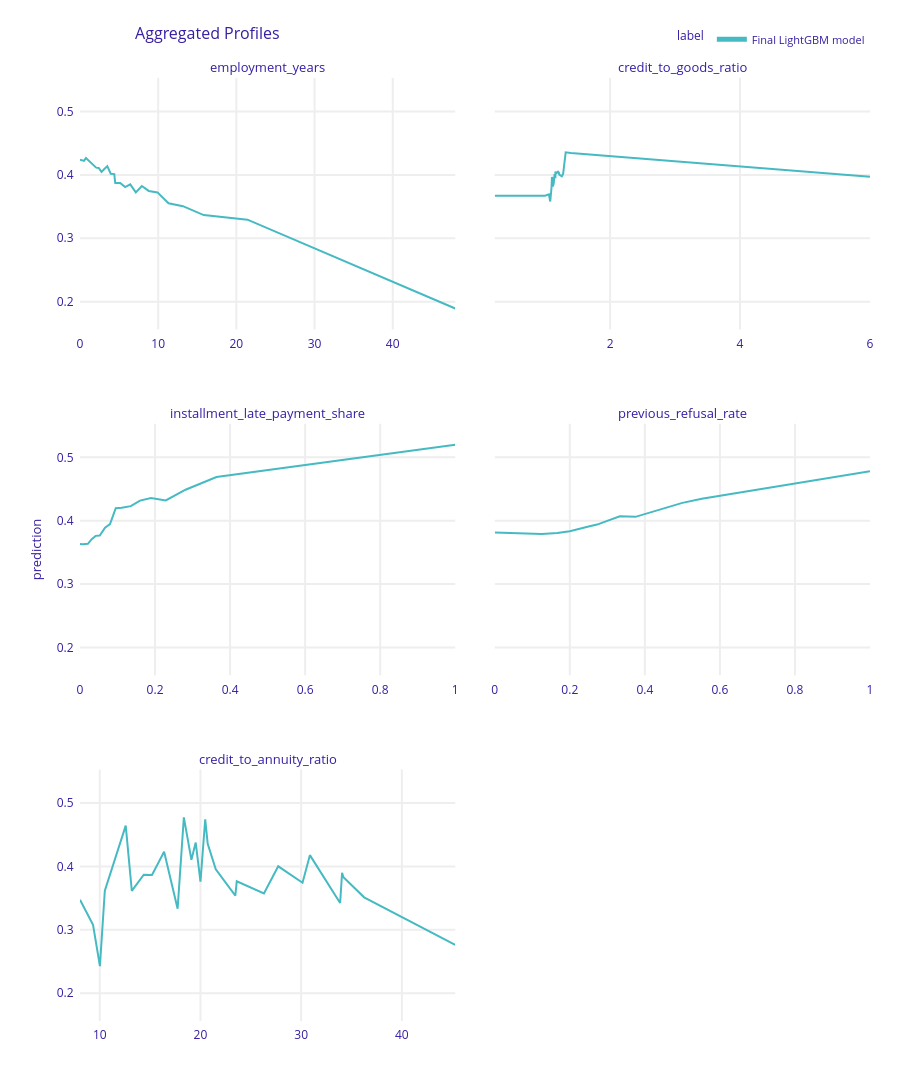

This figure's notebook cell:
### Code cell
# DALEX Partial Dependence Profiles
# We focus on mutable features because they are the features later used in counterfactual explanations.

dalex_profile_variables = [
    col for col in features_to_vary
    if col in selected_feature_names
]

print("Variables used for DALEX PDP profiles:")
print(dalex_profile_variables)

dalex_partial_profiles = dalex_explainer.model_profile(
    type="partial",
    variables=dalex_profile_variables,
    N=min(1000, len(dalex_X)),
    grid_points=31,
    variable_splits_type="quantiles",
    random_state=RANDOM_SEED,
    verbose=False,
)

print("DALEX Partial Dependence result preview:")
display(dalex_partial_profiles.result.head(20))

try:
    fig = dalex_partial_profiles.plot(show=False)
    fig.show()
except TypeError:
    dalex_partial_profiles.plot()

### Figure 1 — Plotly figure (JSON) as saved in the notebook; plotly's stock layout.template omitted (floating-point values rounded to 4 significant figures)
{"data": [{"customdata": [[0.3888, "Final LightGBM model", "employment_years"], [0.3888, "Final LightGBM model", "employment_years"], [0.3888, "Final LightGBM model", "employment_years"], [0.3888, "Final LightGBM model", "employment_years"], [0.3888, "Final LightGBM model", "employment_years"], [0.3888, "Final LightGBM model", "employment_years"], [0.3888, "Final LightGBM model", "employment_years"], [0.3888, "Final LightGBM model", "employment_years"], [0.3888, "Final LightGBM model", "employment_years"], [0.3888, "Final LightGBM model", "employment_years"], [0.3888, "Final LightGBM model", "employment_years"], [0.3888, "Final LightGBM model", "employment_years"], [0.3888, "Final LightGBM model", "employment_years"], [0.3888, "Final LightGBM model", "employment_years"], [0.3888, "Final LightGBM model", "employment_years"], [0.3888, "Final LightGBM model", "employment_years"], [0.3888, "Final LightGBM model", "employment_years"], [0.3888, "Final LightGBM model", "employment_years"], [0.3888, "Final LightGBM model", "employment_years"], [0.3888, "Final LightGBM model", "employment_years"], [0.3888, "Final LightGBM model", "employment_years"], [0.3888, "Final LightGBM model", "employment_years"], [0.3888, "Final LightGBM model", "employment_years"], [0.3888, "Final LightGBM model", "employment_years"], [0.3888, "Final LightGBM model", "employment_years"], [0.3888, "Final LightGBM model", "employment_years"], [0.3888, "Final LightGBM model", "employment_years"]], "hovertemplate": "<b>%{hovertext}</b><br><br>prediction=%{y:.3f}<br>mean_prediction=%{customdata[0]:.3f}<extra></extra>", "hovertext": ["Final LightGBM model", "Final LightGBM model", "Final LightGBM model", "Final LightGBM model", "Final LightGBM model", "Final LightGBM model", "Final LightGBM model", "Final LightGBM model", "Final LightGBM model", "Final LightGBM model", "Final LightGBM model", "Final LightGBM model", "Final LightGBM model", "Final LightGBM model", "Final LightGBM model", "Final LightGBM model", "Final LightGBM model", "Final LightGBM model", "Final LightGBM model", "Final LightGBM model", "Final LightGBM model", "Final LightGBM model", "Final LightGBM model", "Final LightGBM model", "Final LightGBM model", "Final LightGBM model", "Final LightGBM model"], "legendgroup": "Final LightGBM model", "line": {"color": "#46bac2", "dash": "solid", "width": 2}, "marker": {"symbol": "circle"}, "mode": "lines", "name": "Final LightGBM model", "opacity": 1, "orientation": "v", "showlegend": true, "type": "scatter", "x": [0.0, 0.5091, 0.7611, 1.073, 1.396, 1.728, 2.067, 2.398, 2.751, 3.11, 3.493, 3.932, 4.386, 4.512, 4.613, 5.142, 5.777, 6.428, 7.14, 7.91, 8.797, 9.909, 11.33, 13.17, 15.83, 21.42, 48.0], "xaxis": "x5", "y": [0.424, 0.4222, 0.4265, 0.423, 0.4198, 0.4168, 0.4115, 0.4111, 0.4048, 0.4094, 0.4138, 0.4018, 0.4013, 0.3862, 0.3875, 0.3874, 0.3807, 0.3851, 0.3725, 0.3825, 0.3747, 0.3724, 0.3552, 0.3506, 0.3366, 0.3294, 0.1892], "yaxis": "y5"}, {"customdata": [[0.3888, "Final LightGBM model", "credit_to_goods_ratio"], [0.3888, "Final LightGBM model", "credit_to_goods_ratio"], [0.3888, "Final LightGBM model", "credit_to_goods_ratio"], [0.3888, "Final LightGBM model", "credit_to_goods_ratio"], [0.3888, "Final LightGBM model", "credit_to_goods_ratio"], [0.3888, "Final LightGBM model", "credit_to_goods_ratio"], [0.3888, "Final LightGBM model", "credit_to_goods_ratio"], [0.3888, "Final LightGBM model", "credit_to_goods_ratio"], [0.3888, "Final LightGBM model", "credit_to_goods_ratio"], [0.3888, "Final LightGBM model", "credit_to_goods_ratio"], [0.3888, "Final LightGBM model", "credit_to_goods_ratio"], [0.3888, "Final LightGBM model", "credit_to_goods_ratio"], [0.3888, "Final LightGBM model", "credit_to_goods_ratio"], [0.3888, "Final LightGBM model", "credit_to_goods_ratio"], [0.3888, "Final LightGBM model", "credit_to_goods_ratio"], [0.3888, "Final LightGBM model", "credit_to_goods_ratio"], [0.3888, "Final LightGBM model", "credit_to_goods_ratio"], [0.3888, "Final LightGBM model", "credit_to_goods_ratio"], [0.3888, "Final LightGBM model", "credit_to_goods_ratio"], [0.3888, "Final LightGBM model", "credit_to_goods_ratio"], [0.3888, "Final LightGBM model", "credit_to_goods_ratio"]], "hovertemplate": "<b>%{hovertext}</b><br><br>prediction=%{y:.3f}<br>mean_prediction=%{customdata[0]:.3f}<extra></extra>", "hovertext": ["Final LightGBM model", "Final LightGBM model", "Final LightGBM model", "Final LightGBM model", "Final LightGBM model", "Final LightGBM model", "Final LightGBM model", "Final LightGBM model", "Final LightGBM model", "Final LightGBM model", "Final LightGBM model", "Final LightGBM model", "Final LightGBM model", "Final LightGBM model", "Final LightGBM model", "Final LightGBM model", "Final LightGBM model", "Final LightGBM model", "Final LightGBM model", "Final LightGBM model", "Final LightGBM model"], "legendgroup": "Final LightGBM model", "line": {"color": "#46bac2", "dash": "solid", "width": 2}, "marker": {"symbol": "circle"}, "mode": "lines", "name": "Final LightGBM model", "opacity": 1, "orientation": "v", "showlegend": false, "type": "scatter", "x": [0.225, 1.0, 1.058, 1.079, 1.099, 1.106, 1.119, 1.119, 1.132, 1.145, 1.158, 1.158, 1.166, 1.198, 1.211, 1.218, 1.257, 1.277, 1.317, 1.396, 6.0], "xaxis": "x6", "y": [0.3672, 0.3672, 0.3693, 0.3581, 0.3805, 0.3967, 0.3931, 0.3818, 0.3863, 0.4015, 0.3948, 0.4052, 0.402, 0.4051, 0.4038, 0.4006, 0.3978, 0.4016, 0.4356, 0.4346, 0.3972], "yaxis": "y6"}, {"customdata": [[0.3888, "Final LightGBM model", "installment_late_payment_share"], [0.3888, "Final LightGBM model", "installment_late_payment_share"], [0.3888, "Final LightGBM model", "installment_late_payment_share"], [0.3888, "Final LightGBM model", "installment_late_payment_share"], [0.3888, "Final LightGBM model", "installment_late_payment_share"], [0.3888, "Final LightGBM model", "installment_late_payment_share"], [0.3888, "Final LightGBM model", "installment_late_payment_share"], [0.3888, "Final LightGBM model", "installment_late_payment_share"], [0.3888, "Final LightGBM model", "installment_late_payment_share"], [0.3888, "Final LightGBM model", "installment_late_payment_share"], [0.3888, "Final LightGBM model", "installment_late_payment_share"], [0.3888, "Final LightGBM model", "installment_late_payment_share"], [0.3888, "Final LightGBM model", "installment_late_payment_share"], [0.3888, "Final LightGBM model", "installment_late_payment_share"], [0.3888, "Final LightGBM model", "installment_late_payment_share"], [0.3888, "Final LightGBM model", "installment_late_payment_share"], [0.3888, "Final LightGBM model", "installment_late_payment_share"]], "hovertemplate": "<b>%{hovertext}</b><br><br>prediction=%{y:.3f}<br>mean_prediction=%{customdata[0]:.3f}<extra></extra>", "hovertext": ["Final LightGBM model", "Final LightGBM model", "Final LightGBM model", "Final LightGBM model", "Final LightGBM model", "Final LightGBM model", "Final LightGBM model", "Final LightGBM model", "Final LightGBM model", "Final LightGBM model", "Final LightGBM model", "Final LightGBM model", "Final LightGBM model", "Final LightGBM model", "Final LightGBM model", "Final LightGBM model", "Final LightGBM model"], "legendgroup": "Final LightGBM model", "line": {"color": "#46bac2", "dash": "solid", "width": 2}, "marker": {"symbol": "circle"}, "mode": "lines", "name": "Final LightGBM model", "opacity": 1, "orientation": "v", "showlegend": false, "type": "scatter", "x": [0.0, 0.007463, 0.02094, 0.03125, 0.04167, 0.05263, 0.06667, 0.08, 0.09524, 0.1111, 0.1353, 0.16, 0.1892, 0.2286, 0.2812, 0.3636, 1.0], "xaxis": "x3", "y": [0.3631, 0.3628, 0.3635, 0.3709, 0.3761, 0.3765, 0.389, 0.3946, 0.4198, 0.4203, 0.4229, 0.4317, 0.4356, 0.4319, 0.4488, 0.4688, 0.5199], "yaxis": "y3"}, {"customdata": [[0.3888, "Final LightGBM model", "previous_refusal_rate"], [0.3888, "Final LightGBM model", "previous_refusal_rate"], [0.3888, "Final LightGBM model", "previous_refusal_rate"], [0.3888, "Final LightGBM model", "previous_refusal_rate"], [0.3888, "Final LightGBM model", "previous_refusal_rate"], [0.3888, "Final LightGBM model", "previous_refusal_rate"], [0.3888, "Final LightGBM model", "previous_refusal_rate"], [0.3888, "Final LightGBM model", "previous_refusal_rate"], [0.3888, "Final LightGBM model", "previous_refusal_rate"], [0.3888, "Final LightGBM model", "previous_refusal_rate"], [0.3888, "Final LightGBM model", "previous_refusal_rate"]], "hovertemplate": "<b>%{hovertext}</b><br><br>prediction=%{y:.3f}<br>mean_prediction=%{customdata[0]:.3f}<extra></extra>", "hovertext": ["Final LightGBM model", "Final LightGBM model", "Final LightGBM model", "Final LightGBM model", "Final LightGBM model", "Final LightGBM model", "Final LightGBM model", "Final LightGBM model", "Final LightGBM model", "Final LightGBM model", "Final LightGBM model"], "legendgroup": "Final LightGBM model", "line": {"color": "#46bac2", "dash": "solid", "width": 2}, "marker": {"symbol": "circle"}, "mode": "lines", "name": "Final LightGBM model", "opacity": 1, "orientation": "v", "showlegend": false, "type": "scatter", "x": [0.0, 0.125, 0.1667, 0.2, 0.25, 0.2727, 0.3333, 0.375, 0.5, 0.5517, 1.0], "xaxis": "x4", "y": [0.3815, 0.3791, 0.3807, 0.3835, 0.3908, 0.3939, 0.4071, 0.4061, 0.4281, 0.4347, 0.4781], "yaxis": "y4"}, {"customdata": [[0.3888, "Final LightGBM model", "credit_to_annuity_ratio"], [0.3888, "Final LightGBM model", "credit_to_annuity_ratio"], [0.3888, "Final LightGBM model", "credit_to_annuity_ratio"], [0.3888, "Final LightGBM model", "credit_to_annuity_ratio"], [0.3888, "Final LightGBM model", "credit_to_annuity_ratio"], [0.3888, "Final LightGBM model", "credit_to_annuity_ratio"], [0.3888, "Final LightGBM model", "credit_to_annuity_ratio"], [0.3888, "Final LightGBM model", "credit_to_annuity_ratio"], [0.3888, "Final LightGBM model", "credit_to_annuity_ratio"], [0.3888, "Final LightGBM model", "credit_to_annuity_ratio"], [0.3888, "Final LightGBM model", "credit_to_annuity_ratio"], [0.3888, "Final LightGBM model", "credit_to_annuity_ratio"], [0.3888, "Final LightGBM model", "credit_to_annuity_ratio"], [0.3888, "Final LightGBM model", "credit_to_annuity_ratio"], [0.3888, "Final LightGBM model", "credit_to_annuity_ratio"], [0.3888, "Final LightGBM model", "credit_to_annuity_ratio"], [0.3888, "Final LightGBM model", "credit_to_annuity_ratio"], [0.3888, "Final LightGBM model", "credit_to_annuity_ratio"], [0.3888, "Final LightGBM model", "credit_to_annuity_ratio"], [0.3888, "Final LightGBM model", "credit_to_annuity_ratio"], [0.3888, "Final LightGBM model", "credit_to_annuity_ratio"], [0.3888, "Final LightGBM model", "credit_to_annuity_ratio"], [0.3888, "Final LightGBM model", "credit_to_annuity_ratio"], [0.3888, "Final LightGBM model", "credit_to_annuity_ratio"], [0.3888, "Final LightGBM model", "credit_to_annuity_ratio"], [0.3888, "Final LightGBM model", "credit_to_annuity_ratio"], [0.3888, "Final LightGBM model", "credit_to_annuity_ratio"], [0.3888, "Final LightGBM model", "credit_to_annuity_ratio"], [0.3888, "Final LightGBM model", "credit_to_annuity_ratio"]], "hovertemplate": "<b>%{hovertext}</b><br><br>prediction=%{y:.3f}<br>mean_prediction=%{customdata[0]:.3f}<extra></extra>", "hovertext": ["Final LightGBM model", "Final LightGBM model", "Final LightGBM model", "Final LightGBM model", "Final LightGBM model", "Final LightGBM model", "Final LightGBM model", "Final LightGBM model", "Final LightGBM model", "Final LightGBM model", "Final LightGBM model", "Final LightGBM model", "Final LightGBM model", "Final LightGBM model", "Final LightGBM model", "Final LightGBM model", "Final LightGBM model", "Final LightGBM model", "Final LightGBM model", "Final LightGBM model", "Final LightGBM model", "Final LightGBM model", "Final LightGBM model", "Final LightGBM model", "Final LightGBM model", "Final LightGBM model", "Final LightGBM model", "Final LightGBM model", "Final LightGBM model"], "legendgroup": "Final LightGBM model", "line": {"color": "#46bac2", "dash": "solid", "width": 2}, "marker": {"symbol": "circle"}, "mode": "lines", "name": "Final LightGBM model", "opacity": 1, "orientation": "v", "showlegend": false, "type": "scatter", "x": [8.037, 9.331, 10.01, 10.5, 12.58, 13.18, 14.37, 15.19, 16.39, 17.73, 18.35, 19.1, 19.53, 20.0, 20.47, 20.72, 21.52, 23.46, 23.6, 25.16, 26.3, 27.72, 30.14, 30.87, 33.87, 34.06, 34.2, 36.25, 45.3], "xaxis": "x", "y": [0.3473, 0.3078, 0.2428, 0.3618, 0.4644, 0.3613, 0.3871, 0.3866, 0.4233, 0.3332, 0.4775, 0.4105, 0.4377, 0.3759, 0.4744, 0.4358, 0.3956, 0.354, 0.3766, 0.3659, 0.3573, 0.4002, 0.3743, 0.4179, 0.3424, 0.39, 0.3829, 0.3513, 0.2762], "yaxis": "y"}], "layout": {"annotations": [{"font": {"size": 13}, "showarrow": false, "text": "credit_to_annuity_ratio", "x": 0.2375, "xanchor": "center", "xref": "paper", "y": 0.2667, "yanchor": "bottom", "yref": "paper"}, {"font": {"size": 13}, "showarrow": false, "text": "installment_late_payment_share", "x": 0.2375, "xanchor": "center", "xref": "paper", "y": 0.6333, "yanchor": "bottom", "yref": "paper"}, {"font": {"size": 13}, "showarrow": false, "text": "previous_refusal_rate", "x": 0.7625, "xanchor": "center", "xref": "paper", "y": 0.6333, "yanchor": "bottom", "yref": "paper"}, {"font": {"size": 13}, "showarrow": false, "text": "employment_years", "x": 0.2375, "xanchor": "center", "xref": "paper", "y": 1, "yanchor": "bottom", "yref": "paper"}, {"font": {"size": 13}, "showarrow": false, "text": "credit_to_goods_ratio", "x": 0.7625, "xanchor": "center", "xref": "paper", "y": 1, "yanchor": "bottom", "yref": "paper"}, {"font": {"size": 13}, "showarrow": false, "text": "prediction", "textangle": -90, "x": -0.07, "xref": "paper", "y": 0.5, "yref": "paper"}], "font": {"color": "#371ea3"}, "height": 1169, "hovermode": "x unified", "legend": {"font": {"size": 11}, "itemsizing": "constant", "orientation": "h", "title": {"font": {"size": 12}, "text": "label"}, "tracegroupgap": 0, "x": 1, "xanchor": "right", "y": 1.026, "yanchor": "bottom"}, "margin": {"b": 71, "r": 30, "t": 78}, "title": {"font": {"size": 16}, "text": "Aggregated Profiles", "x": 0.15}, "xaxis": {"anchor": "y", "automargin": true, "domain": [0, 0.475], "fixedrange": true, "gridwidth": 2, "showticklabels": true, "tickcolor": "white", "ticklen": 3, "ticks": "outside", "title": {"text": ""}, "type": "linear", "zeroline": false}, "xaxis2": {"anchor": "y2", "automargin": true, "domain": [0.525, 1], "fixedrange": true, "gridwidth": 2, "showticklabels": true, "tickcolor": "white", "ticklen": 3, "ticks": "outside", "title": {"text": ""}, "type": "linear", "zeroline": false}, "xaxis3": {"anchor": "y3", "automargin": true, "domain": [0, 0.475], "fixedrange": true, "gridwidth": 2, "showticklabels": true, "tickcolor": "white", "ticklen": 3, "ticks": "outside", "title": {"text": ""}, "type": "linear", "zeroline": false}, "xaxis4": {"anchor": "y4", "automargin": true, "domain": [0.525, 1], "fixedrange": true, "gridwidth": 2, "showticklabels": true, "tickcolor": "white", "ticklen": 3, "ticks": "outside", "title": {"text": ""}, "type": "linear", "zeroline": false}, "xaxis5": {"anchor": "y5", "automargin": true, "domain": [0, 0.475], "fixedrange": true, "gridwidth": 2, "showticklabels": true, "tickcolor": "white", "ticklen": 3, "ticks": "outside", "title": {"text": ""}, "type": "linear", "zeroline": false}, "xaxis6": {"anchor": "y6", "automargin": true, "domain": [0.525, 1], "fixedrange": true, "gridwidth": 2, "showticklabels": true, "tickcolor": "white", "ticklen": 3, "ticks": "outside", "title": {"text": ""}, "type": "linear", "zeroline": false}, "yaxis": {"anchor": "x", "automargin": true, "domain": [0, 0.2667], "fixedrange": true, "gridwidth": 2, "range": [0.1561, 0.5529], "tickcolor": "white", "ticklen": 3, "ticks": "outside", "title": {"text": ""}, "type": "linear", "zeroline": false}, "yaxis2": {"anchor": "x2", "automargin": true, "domain": [0, 0.2667], "fixedrange": true, "gridwidth": 2, "matches": "y", "showticklabels": false, "tickcolor": "white", "ticklen": 3, "ticks": "outside", "title": {"text": ""}, "type": "linear", "zeroline": false}, "yaxis3": {"anchor": "x3", "automargin": true, "domain": [0.3667, 0.6333], "fixedrange": true, "gridwidth": 2, "matches": "y", "range": [0.1561, 0.5529], "tickcolor": "white", "ticklen": 3, "ticks": "outside", "title": {"text": ""}, "type": "linear", "zeroline": false}, "yaxis4": {"anchor": "x4", "automargin": true, "domain": [0.3667, 0.6333], "fixedrange": true, "gridwidth": 2, "matches": "y", "showticklabels": false, "tickcolor": "white", "ticklen": 3, "ticks": "outside", "title": {"text": ""}, "type": "linear", "zeroline": false}, "yaxis5": {"anchor": "x5", "automargin": true, "domain": [0.7333, 1], "fixedrange": true, "gridwidth": 2, "matches": "y", "range": [0.1561, 0.5529], "tickcolor": "white", "ticklen": 3, "ticks": "outside", "title": {"text": ""}, "type": "linear", "zeroline": false}, "yaxis6": {"anchor": "x6", "automargin": true, "domain": [0.7333, 1], "fixedrange": true, "gridwidth": 2, "matches": "y", "showticklabels": false, "tickcolor": "white", "ticklen": 3, "ticks": "outside", "title": {"text": ""}, "type": "linear", "zeroline": false}}}
